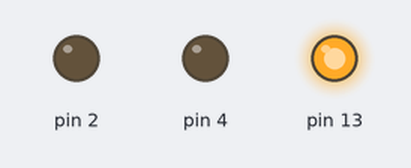
The sketch below on a simulated Arduino Uno, built with avr-gcc and run on an emulated ATmega328P. Parts: output pins drawn as LEDs (lit = HIGH).

Above: at 0.05 s.
At 1.3 s:
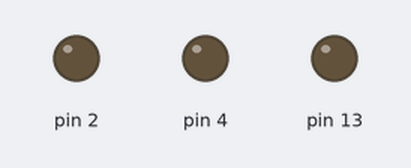
At 2.45 s:
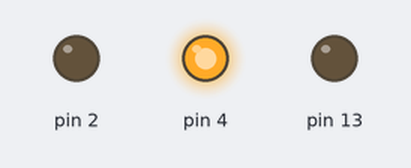
At 4.85 s:
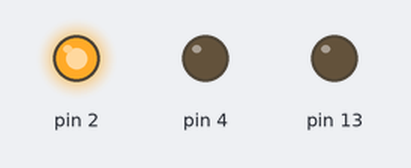
Timing chart, 0 to 5.3 s (numbered marks = the images above):
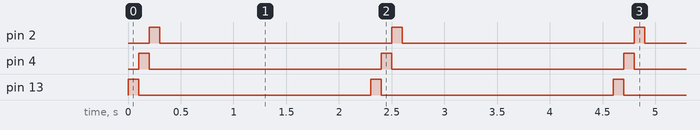

Measured:
- by itself, pin 2, pin 4, pin 13: alternates HIGH for 0.10 s and LOW for 2.2 s
- by itself, everything shown: repeats every 2.3 s, in 4 steps

The sketch:

Rabbit.ino
```cpp
void setup() {
  // put your setup code here, to run once:
  pinMode(2, OUTPUT);
  pinMode(4, OUTPUT);
  pinMode(13, OUTPUT);
}

void loop() {
  // put your main code here, to run repeatedly:
  analogWrite(2, 255);
  analogWrite(4, 255);
  analogWrite(13, 255);
  digitalWrite(13, HIGH);
  digitalWrite(4, LOW);
  digitalWrite(2, LOW);
  delay(100);
  digitalWrite(13, LOW);
  digitalWrite(4, HIGH);
  digitalWrite(2, LOW);
  delay(100);
  digitalWrite(13,LOW);
  digitalWrite(4, LOW);
  digitalWrite(2, HIGH);
  delay(100);
  digitalWrite(13,LOW);
  digitalWrite(4, LOW);
  digitalWrite(2, LOW);
  delay(2000);
}
```
